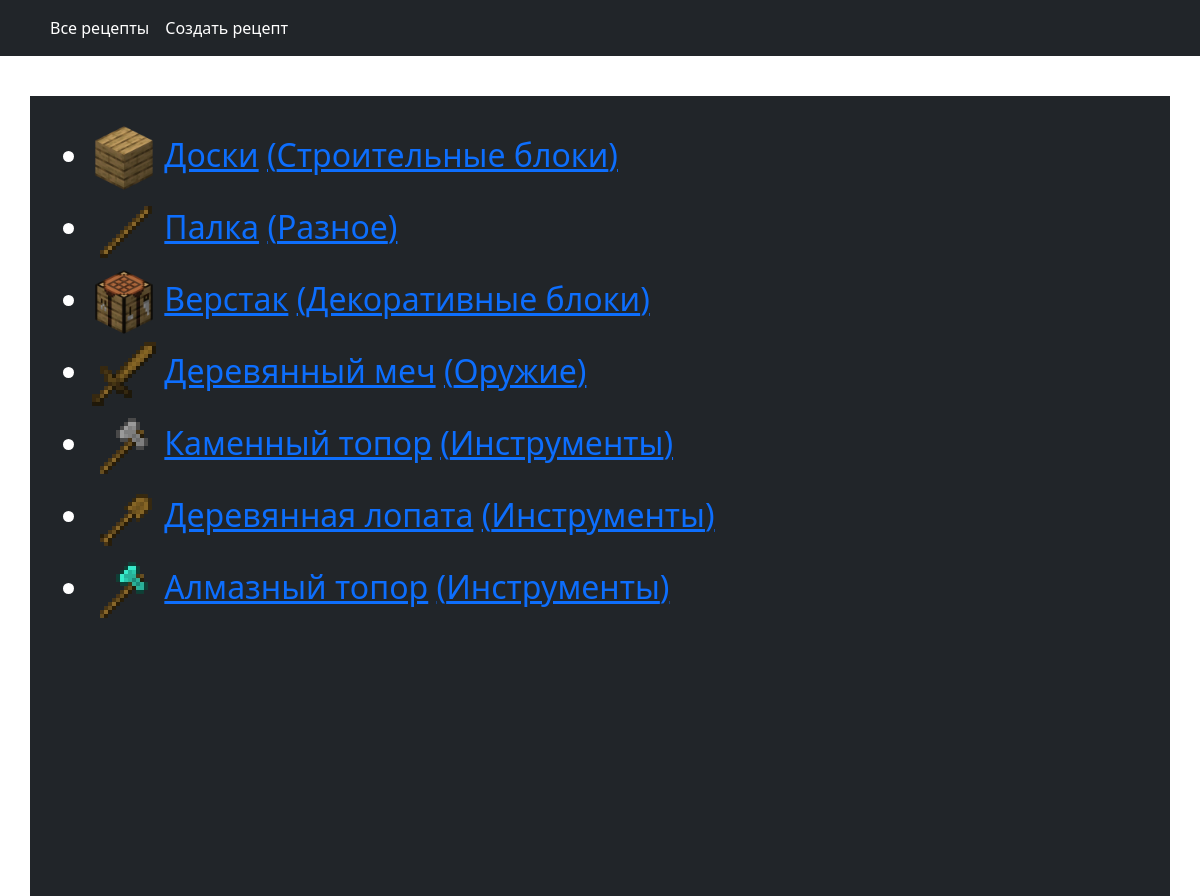
The page / on the database its author committed.
### main/models.py (models this page shows, shortened)
class Recipe(models.Model):
	result = models.ForeignKey('Item', on_delete=models.CASCADE,
		verbose_name='Результ', related_name='result_items')
	left_up_item = models.ForeignKey('Item', on_delete=models.CASCADE, null=True,
		blank=True, verbose_name='Левый верхний предмет', related_name='left_up_items')
	up_item = models.ForeignKey('Item', on_delete=models.CASCADE, null=True,
		blank=True, verbose_name='Верхний предмет', related_name='up_items')
	right_up_item = models.ForeignKey('Item', on_delete=models.CASCADE, null=True,
		blank=True, verbose_name='Правый верхний предмет', related_name='right_up_items')
	left_item = models.ForeignKey('Item', on_delete=models.CASCADE, null=True,
		blank=True, verbose_name='Левый предмет', related_name='left_items')
	middle_item = models.ForeignKey('Item', on_delete=models.CASCADE, null=True,
		blank=True, verbose_name='Средний предмет', related_name='middle_items')
	right_item = models.ForeignKey('Item', on_delete=models.CASCADE, null=True,
		blank=True, verbose_name='Правый предмет', related_name='right_items')
	left_down_item = models.ForeignKey('Item', on_delete=models.CASCADE, null=True,
		blank=True, verbose_name='Левый нижний предмет', related_name='left_down_items')
	down_item = models.ForeignKey('Item', on_delete=models.CASCADE, null=True,
		blank=True, verbose_name='Нижний предмет', related_name='down_items')
	right_down_item = models.ForeignKey('Item', on_delete=models.CASCADE, null=True,
		blank=True,verbose_name='Правый нижний предмет', related_name='right_down_items')
	def get_absolute_url(self):
		return reverse('recipe', kwargs={'pk': self.pk})
	class Meta:
		verbose_name = 'Рецепт'
		verbose_name_plural = 'Рецепты'

class Item(models.Model):
	name = models.CharField(max_length=128, verbose_name='Имя предмета', unique=True)
	image = models.ImageField(upload_to='items/', verbose_name='Изображение')
	item_category = models.ForeignKey('ItemCategory', on_delete=models.PROTECT,
		null=True, verbose_name='Категория')
	slug = models.SlugField(max_length=256, null=False, unique=True, db_index=True,
		verbose_name='URL')
	class Meta:
		verbose_name = 'Предмет'
		verbose_name_plural = 'Предметы'

class ItemCategory(models.Model):
	name = models.CharField(max_length=128, verbose_name='Имя категории', unique=True)
	slug = models.SlugField(max_length=256, null=False, unique=True, db_index=True,
		verbose_name='URL')
	class Meta:
		verbose_name = 'Категория предмета'
		verbose_name_plural = 'Категории предметов'

### main/views.py (the view)
# urls.py: path('', views.RecipesListView.as_view(), name='home'),
class RecipesListView(ListView):
	model = models.Recipe
	template_name = 'index.html'
	context_object_name = 'recipes'

### main/templates/index.html (shortened to what this page needs)
{% extends 'base.html' %}
{% block content %}
	<ul>
		{% for recipe in recipes %}
		<h2><li><img height=64px src="{{ recipe.result.image.url }}"> <a href="{{ recipe.get_absolute_url }}">{{ recipe.result.name }}</a> <a href="{% url 'category' recipe.result.item_category.id %}">({{ recipe.result.item_category.name }})</a></li></h2>
		{% endfor %}
	</ul>
{% endblock %}

### rows shown on the page
Recipe: result.image (picture), result.name "Доски", result.item_category.name "Строительные блоки"
Recipe: result.image (picture), result.name "Палка", result.item_category.name "Разное"
Recipe: result.image (picture), result.name "Верстак", result.item_category.name "Декоративные блоки"
Recipe: result.image (picture), result.name "Деревянный меч", result.item_category.name "Оружие"
Recipe: result.image (picture), result.name "Каменный топор", result.item_category.name "Инструменты"
Recipe: result.image (picture), result.name "Деревянная лопата", result.item_category.name "Инструменты"
Recipe: result.image (picture), result.name "Алмазный топор", result.item_category.name "Инструменты"
